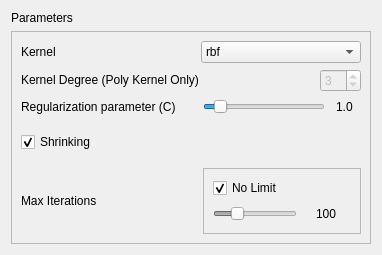
                  <widget class="QWidget" name="svm_classification_page">
                   <layout class="QGridLayout" name="gridLayout_36">
                    <item row="0" column="0">
                     <layout class="QVBoxLayout" name="verticalLayout_30">
                      <item>
                       <widget class="QLabel" name="label_56">
                        <property name="sizePolicy">
                         <sizepolicy hsizetype="Preferred" vsizetype="Fixed">
                          <horstretch>0</horstretch>
                          <verstretch>0</verstretch>
                         </sizepolicy>
                        </property>
                        <property name="text">
                         <string>Parameters</string>
                        </property>
                       </widget>
                      </item>
                      <item>
                       <widget class="QFrame" name="frame_11">
                        <property name="frameShape">
                         <enum>QFrame::StyledPanel</enum>
                        </property>
                        <property name="frameShadow">
                         <enum>QFrame::Raised</enum>
                        </property>
                        <layout class="QGridLayout" name="gridLayout_51">
                         <item row="2" column="0">
                          <layout class="QHBoxLayout" name="horizontalLayout_47">
                           <item>
                            <widget class="QLabel" name="label_57">
                             <property name="sizePolicy">
                              <sizepolicy hsizetype="Preferred" vsizetype="Fixed">
                               <horstretch>0</horstretch>
                               <verstretch>0</verstretch>
                              </sizepolicy>
                             </property>
                             <property name="text">
                              <string>Regularization parameter (C)</string>
                             </property>
                            </widget>
                           </item>
                           <item>
                            <spacer name="horizontalSpacer_21">
                             <property name="sizePolicy">
                              <sizepolicy hsizetype="Fixed" vsizetype="Minimum">
                               <horstretch>0</horstretch>
                               <verstretch>0</verstretch>
                              </sizepolicy>
                             </property>
                             <property name="orientation">
                              <enum>Qt::Horizontal</enum>
                             </property>
                             <property name="sizeType">
                              <enum>QSizePolicy::Fixed</enum>
                             </property>
                             <property name="sizeHint" stdset="0">
                              <size>
                               <width>21</width>
                               <height>18</height>
                              </size>
                             </property>
                            </spacer>
                           </item>
                           <item>
                            <widget class="QSlider" name="clas_svm_C_horizontalSlider">
                             <property name="sizePolicy">
                              <sizepolicy hsizetype="Expanding" vsizetype="Preferred">
                               <horstretch>0</horstretch>
                               <verstretch>0</verstretch>
                              </sizepolicy>
                             </property>
                             <property name="maximumSize">
                              <size>
                               <width>16777215</width>
                               <height>16777215</height>
                              </size>
                             </property>
                             <property name="minimum">
                              <number>1</number>
                             </property>
                             <property name="maximum">
                              <number>100</number>
                             </property>
                             <property name="pageStep">
                              <number>1</number>
                             </property>
                             <property name="value">
                              <number>10</number>
                             </property>
                             <property name="orientation">
                              <enum>Qt::Horizontal</enum>
                             </property>
                            </widget>
                           </item>
                           <item>
                            <spacer name="horizontalSpacer_16">
                             <property name="sizePolicy">
                              <sizepolicy hsizetype="Fixed" vsizetype="Minimum">
                               <horstretch>0</horstretch>
                               <verstretch>0</verstretch>
                              </sizepolicy>
                             </property>
                             <property name="orientation">
                              <enum>Qt::Horizontal</enum>
                             </property>
                             <property name="sizeType">
                              <enum>QSizePolicy::Fixed</enum>
                             </property>
                             <property name="sizeHint" stdset="0">
                              <size>
                               <width>5</width>
                               <height>5</height>
                              </size>
                             </property>
                            </spacer>
                           </item>
                           <item>
                            <widget class="QLabel" name="clas_svm_C_label">
                             <property name="sizePolicy">
                              <sizepolicy hsizetype="Fixed" vsizetype="Fixed">
                               <horstretch>0</horstretch>
                               <verstretch>0</verstretch>
                              </sizepolicy>
                             </property>
                             <property name="minimumSize">
                              <size>
                               <width>25</width>
                               <height>0</height>
                              </size>
                             </property>
                             <property name="text">
                              <string>1.0</string>
                             </property>
                            </widget>
                           </item>
                          </layout>
                         </item>
                         <item row="1" column="0">
                          <layout class="QHBoxLayout" name="horizontalLayout_33">
                           <item>
                            <widget class="QLabel" name="label_10">
                             <property name="sizePolicy">
                              <sizepolicy hsizetype="Preferred" vsizetype="Fixed">
                               <horstretch>0</horstretch>
                               <verstretch>0</verstretch>
                              </sizepolicy>
                             </property>
                             <property name="text">
                              <string>Kernel Degree (Poly Kernel Only)</string>
                             </property>
                            </widget>
                           </item>
                           <item>
                            <spacer name="horizontalSpacer_15">
                             <property name="sizePolicy">
                              <sizepolicy hsizetype="Expanding" vsizetype="Minimum">
                               <horstretch>0</horstretch>
                               <verstretch>0</verstretch>
                              </sizepolicy>
                             </property>
                             <property name="orientation">
                              <enum>Qt::Horizontal</enum>
                             </property>
                             <property name="sizeType">
                              <enum>QSizePolicy::Expanding</enum>
                             </property>
                             <property name="sizeHint" stdset="0">
                              <size>
                               <width>17</width>
                               <height>18</height>
                              </size>
                             </property>
                            </spacer>
                           </item>
                           <item>
                            <widget class="QSpinBox" name="clas_svm_kernel_degree_spinBox">
                             <property name="enabled">
                              <bool>false</bool>
                             </property>
                             <property name="value">
                              <number>3</number>
                             </property>
                            </widget>
                           </item>
                          </layout>
                         </item>
                         <item row="3" column="0">
                          <layout class="QVBoxLayout" name="verticalLayout_5">
                           <item>
                            <spacer name="verticalSpacer_15">
                             <property name="orientation">
                              <enum>Qt::Vertical</enum>
                             </property>
                             <property name="sizeType">
                              <enum>QSizePolicy::Fixed</enum>
                             </property>
                             <property name="sizeHint" stdset="0">
                              <size>
                               <width>20</width>
                               <height>10</height>
                              </size>
                             </property>
                            </spacer>
                           </item>
                           <item>
                            <widget class="QCheckBox" name="clas_svm_shirinking_checkBox">
                             <property name="sizePolicy">
                              <sizepolicy hsizetype="Minimum" vsizetype="Fixed">
                               <horstretch>0</horstretch>
                               <verstretch>0</verstretch>
                              </sizepolicy>
                             </property>
                             <property name="text">
                              <string>Shrinking</string>
                             </property>
                             <property name="checked">
                              <bool>true</bool>
                             </property>
                            </widget>
                           </item>
                           <item>
                            <spacer name="verticalSpacer_16">
                             <property name="orientation">
                              <enum>Qt::Vertical</enum>
                             </property>
                             <property name="sizeType">
                              <enum>QSizePolicy::Fixed</enum>
                             </property>
                             <property name="sizeHint" stdset="0">
                              <size>
                               <width>20</width>
                               <height>10</height>
                              </size>
                             </property>
                            </spacer>
                           </item>
                          </layout>
                         </item>
                         <item row="4" column="0">
                          <layout class="QHBoxLayout" name="horizontalLayout_50">
                           <item>
                            <widget class="QLabel" name="label_60">
                             <property name="sizePolicy">
                              <sizepolicy hsizetype="Fixed" vsizetype="Fixed">
                               <horstretch>0</horstretch>
                               <verstretch>0</verstretch>
                              </sizepolicy>
                             </property>
                             <property name="text">
                              <string>Max Iterations</string>
                             </property>
                            </widget>
                           </item>
                           <item>
                            <spacer name="horizontalSpacer_22">
                             <property name="sizePolicy">
                              <sizepolicy hsizetype="Fixed" vsizetype="Minimum">
                               <horstretch>0</horstretch>
                               <verstretch>0</verstretch>
                              </sizepolicy>
                             </property>
                             <property name="orientation">
                              <enum>Qt::Horizontal</enum>
                             </property>
                             <property name="sizeType">
                              <enum>QSizePolicy::Fixed</enum>
                             </property>
                             <property name="sizeHint" stdset="0">
                              <size>
                               <width>100</width>
                               <height>18</height>
                              </size>
                             </property>
                            </spacer>
                           </item>
                           <item>
                            <widget class="QFrame" name="frame_12">
                             <property name="sizePolicy">
                              <sizepolicy hsizetype="Preferred" vsizetype="Fixed">
                               <horstretch>0</horstretch>
                               <verstretch>0</verstretch>
                              </sizepolicy>
                             </property>
                             <property name="frameShape">
                              <enum>QFrame::StyledPanel</enum>
                             </property>
                             <property name="frameShadow">
                              <enum>QFrame::Raised</enum>
                             </property>
                             <layout class="QGridLayout" name="gridLayout_12">
                              <item row="0" column="0">
                               <layout class="QVBoxLayout" name="verticalLayout_18">
                                <item>
                                 <widget class="QCheckBox" name="clas_svm_maxiter_nolimit_checkBox">
                                  <property name="text">
                                   <string>No Limit</string>
                                  </property>
                                  <property name="checked">
                                   <bool>true</bool>
                                  </property>
                                 </widget>
                                </item>
                                <item>
                                 <layout class="QHBoxLayout" name="horizontalLayout_51">
                                  <item>
                                   <widget class="QSlider" name="clas_svm_maxiter_horizontalSlider">
                                    <property name="enabled">
                                     <bool>false</bool>
                                    </property>
                                    <property name="sizePolicy">
                                     <sizepolicy hsizetype="Expanding" vsizetype="Fixed">
                                      <horstretch>0</horstretch>
                                      <verstretch>0</verstretch>
                                     </sizepolicy>
                                    </property>
                                    <property name="maximumSize">
                                     <size>
                                      <width>16777215</width>
                                      <height>16777215</height>
                                     </size>
                                    </property>
                                    <property name="minimum">
                                     <number>1</number>
                                    </property>
                                    <property name="maximum">
                                     <number>400</number>
                                    </property>
                                    <property name="pageStep">
                                     <number>1</number>
                                    </property>
                                    <property name="value">
                                     <number>100</number>
                                    </property>
                                    <property name="orientation">
                                     <enum>Qt::Horizontal</enum>
                                    </property>
                                   </widget>
                                  </item>
                                  <item>
                                   <spacer name="horizontalSpacer_20">
                                    <property name="sizePolicy">
                                     <sizepolicy hsizetype="Fixed" vsizetype="Minimum">
                                      <horstretch>0</horstretch>
                                      <verstretch>0</verstretch>
                                     </sizepolicy>
                                    </property>
                                    <property name="orientation">
                                     <enum>Qt::Horizontal</enum>
                                    </property>
                                    <property name="sizeType">
                                     <enum>QSizePolicy::Fixed</enum>
                                    </property>
                                    <property name="sizeHint" stdset="0">
                                     <size>
                                      <width>13</width>
                                      <height>20</height>
                                     </size>
                                    </property>
                                   </spacer>
                                  </item>
                                  <item>
                                   <widget class="QLabel" name="clas_svm_maxiter_label">
                                    <property name="sizePolicy">
                                     <sizepolicy hsizetype="Fixed" vsizetype="Fixed">
                                      <horstretch>0</horstretch>
                                      <verstretch>0</verstretch>
                                     </sizepolicy>
                                    </property>
                                    <property name="minimumSize">
                                     <size>
                                      <width>35</width>
                                      <height>0</height>
                                     </size>
                                    </property>
                                    <property name="text">
                                     <string>100</string>
                                    </property>
                                   </widget>
                                  </item>
                                 </layout>
                                </item>
                               </layout>
                              </item>
                             </layout>
                            </widget>
                           </item>
                          </layout>
                         </item>
                         <item row="0" column="0">
                          <layout class="QVBoxLayout" name="verticalLayout_16">
                           <item>
                            <layout class="QHBoxLayout" name="horizontalLayout_49">
                             <item>
                              <widget class="QLabel" name="label_59">
                               <property name="sizePolicy">
                                <sizepolicy hsizetype="Preferred" vsizetype="Fixed">
                                 <horstretch>0</horstretch>
                                 <verstretch>0</verstretch>
                                </sizepolicy>
                               </property>
                               <property name="text">
                                <string>Kernel</string>
                               </property>
                              </widget>
                             </item>
                             <item>
                              <widget class="QComboBox" name="clas_svm_kernel_comboBox">
                               <property name="sizePolicy">
                                <sizepolicy hsizetype="Preferred" vsizetype="Fixed">
                                 <horstretch>0</horstretch>
                                 <verstretch>0</verstretch>
                                </sizepolicy>
                               </property>
                               <property name="maximumSize">
                                <size>
                                 <width>160</width>
                                 <height>16777215</height>
                                </size>
                               </property>
                               <item>
                                <property name="text">
                                 <string>rbf</string>
                                </property>
                               </item>
                               <item>
                                <property name="text">
                                 <string>linear</string>
                                </property>
                               </item>
                               <item>
                                <property name="text">
                                 <string>poly</string>
                                </property>
                               </item>
                               <item>
                                <property name="text">
                                 <string>sigmoid</string>
                                </property>
                               </item>
                              </widget>
                             </item>
                            </layout>
                           </item>
                          </layout>
                         </item>
                        </layout>
                       </widget>
                      </item>
                     </layout>
                    </item>
                   </layout>
                  </widget>
